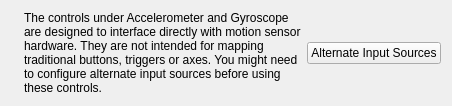
<?xml version="1.0" encoding="UTF-8"?>
<ui version="4.0">
 <class>WiimoteEmuMotionControlIMU</class>
 <widget class="QWidget" name="WiimoteEmuMotionControlIMU">
  <layout class="QVBoxLayout" name="mainLayout">
   <item>
    <layout class="QHBoxLayout" name="warningLayout" stretch="0,1,0">
     <item>
      <widget class="QLabel" name="warningIconLabel">
       <property name="text">
        <string notr="true"/>
       </property>
      </widget>
     </item>
     <item>
      <widget class="QLabel" name="warningLabel">
       <property name="text">
        <string>The controls under Accelerometer and Gyroscope are designed to interface directly with motion sensor hardware. They are not intended for mapping traditional buttons, triggers or axes. You might need to configure alternate input sources before using these controls.</string>
       </property>
       <property name="wordWrap">
        <bool>true</bool>
       </property>
      </widget>
     </item>
     <item>
      <widget class="QPushButton" name="alternateInputSourcesButton">
       <property name="text">
        <string>Alternate Input Sources</string>
       </property>
      </widget>
     </item>
    </layout>
   </item>
   <item>
    <layout class="QHBoxLayout" name="groupsLayout"/>
   </item>
  </layout>
 </widget>
 <resources/>
 <connections/>
</ui>
